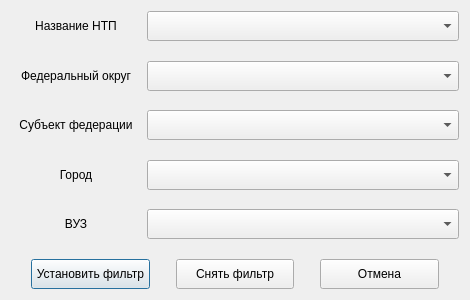
<?xml version="1.0" encoding="UTF-8"?>
<ui version="4.0">
 <class>filter</class>
 <widget class="QDialog" name="filter">
  <property name="geometry">
   <rect>
    <x>0</x>
    <y>0</y>
    <width>470</width>
    <height>300</height>
   </rect>
  </property>
  <property name="minimumSize">
   <size>
    <width>470</width>
    <height>300</height>
   </size>
  </property>
  <property name="maximumSize">
   <size>
    <width>470</width>
    <height>300</height>
   </size>
  </property>
  <property name="windowTitle">
   <string>Фильтр</string>
  </property>
  <layout class="QVBoxLayout" name="verticalLayout">
   <item>
    <layout class="QGridLayout" name="gridLayout">
     <item row="1" column="0">
      <spacer name="verticalSpacer">
       <property name="orientation">
        <enum>Qt::Vertical</enum>
       </property>
       <property name="sizeHint" stdset="0">
        <size>
         <width>20</width>
         <height>40</height>
        </size>
       </property>
      </spacer>
     </item>
     <item row="3" column="0">
      <spacer name="verticalSpacer_2">
       <property name="orientation">
        <enum>Qt::Vertical</enum>
       </property>
       <property name="sizeHint" stdset="0">
        <size>
         <width>20</width>
         <height>40</height>
        </size>
       </property>
      </spacer>
     </item>
     <item row="5" column="0">
      <spacer name="verticalSpacer_3">
       <property name="orientation">
        <enum>Qt::Vertical</enum>
       </property>
       <property name="sizeHint" stdset="0">
        <size>
         <width>20</width>
         <height>40</height>
        </size>
       </property>
      </spacer>
     </item>
     <item row="7" column="0">
      <spacer name="verticalSpacer_4">
       <property name="orientation">
        <enum>Qt::Vertical</enum>
       </property>
       <property name="sizeHint" stdset="0">
        <size>
         <width>20</width>
         <height>40</height>
        </size>
       </property>
      </spacer>
     </item>
     <item row="4" column="0">
      <layout class="QHBoxLayout" name="horizontalLayout">
       <item>
        <widget class="QLabel" name="oblname">
         <property name="minimumSize">
          <size>
           <width>130</width>
           <height>30</height>
          </size>
         </property>
         <property name="maximumSize">
          <size>
           <width>130</width>
           <height>30</height>
          </size>
         </property>
         <property name="text">
          <string>Субъект федерации</string>
         </property>
         <property name="alignment">
          <set>Qt::AlignCenter</set>
         </property>
        </widget>
       </item>
       <item>
        <widget class="QComboBox" name="oblnameBox">
         <property name="minimumSize">
          <size>
           <width>0</width>
           <height>30</height>
          </size>
         </property>
         <property name="maximumSize">
          <size>
           <width>16777215</width>
           <height>30</height>
          </size>
         </property>
        </widget>
       </item>
      </layout>
     </item>
     <item row="0" column="0">
      <layout class="QHBoxLayout" name="horizontalLayout_2">
       <item>
        <widget class="QLabel" name="codprog">
         <property name="minimumSize">
          <size>
           <width>130</width>
           <height>30</height>
          </size>
         </property>
         <property name="maximumSize">
          <size>
           <width>130</width>
           <height>30</height>
          </size>
         </property>
         <property name="text">
          <string>Название НТП</string>
         </property>
         <property name="alignment">
          <set>Qt::AlignCenter</set>
         </property>
        </widget>
       </item>
       <item>
        <widget class="QComboBox" name="codprogBox">
         <property name="minimumSize">
          <size>
           <width>0</width>
           <height>30</height>
          </size>
         </property>
         <property name="maximumSize">
          <size>
           <width>16777215</width>
           <height>30</height>
          </size>
         </property>
        </widget>
       </item>
      </layout>
     </item>
     <item row="2" column="0">
      <layout class="QHBoxLayout" name="horizontalLayout_5">
       <item>
        <widget class="QLabel" name="region">
         <property name="minimumSize">
          <size>
           <width>130</width>
           <height>30</height>
          </size>
         </property>
         <property name="maximumSize">
          <size>
           <width>130</width>
           <height>30</height>
          </size>
         </property>
         <property name="text">
          <string>Федеральный округ</string>
         </property>
         <property name="alignment">
          <set>Qt::AlignCenter</set>
         </property>
        </widget>
       </item>
       <item>
        <widget class="QComboBox" name="regionBox">
         <property name="minimumSize">
          <size>
           <width>0</width>
           <height>30</height>
          </size>
         </property>
         <property name="maximumSize">
          <size>
           <width>16777215</width>
           <height>30</height>
          </size>
         </property>
        </widget>
       </item>
      </layout>
     </item>
     <item row="6" column="0">
      <layout class="QHBoxLayout" name="horizontalLayout_3">
       <item>
        <widget class="QLabel" name="city">
         <property name="minimumSize">
          <size>
           <width>130</width>
           <height>30</height>
          </size>
         </property>
         <property name="maximumSize">
          <size>
           <width>130</width>
           <height>30</height>
          </size>
         </property>
         <property name="text">
          <string>Город</string>
         </property>
         <property name="alignment">
          <set>Qt::AlignCenter</set>
         </property>
        </widget>
       </item>
       <item>
        <widget class="QComboBox" name="cityBox">
         <property name="minimumSize">
          <size>
           <width>0</width>
           <height>30</height>
          </size>
         </property>
         <property name="maximumSize">
          <size>
           <width>16777215</width>
           <height>30</height>
          </size>
         </property>
        </widget>
       </item>
      </layout>
     </item>
     <item row="8" column="0">
      <layout class="QHBoxLayout" name="horizontalLayout_4">
       <item>
        <widget class="QLabel" name="z2">
         <property name="minimumSize">
          <size>
           <width>130</width>
           <height>30</height>
          </size>
         </property>
         <property name="maximumSize">
          <size>
           <width>130</width>
           <height>30</height>
          </size>
         </property>
         <property name="text">
          <string>ВУЗ</string>
         </property>
         <property name="alignment">
          <set>Qt::AlignCenter</set>
         </property>
        </widget>
       </item>
       <item>
        <widget class="QComboBox" name="z2Box">
         <property name="minimumSize">
          <size>
           <width>0</width>
           <height>30</height>
          </size>
         </property>
         <property name="maximumSize">
          <size>
           <width>16777215</width>
           <height>30</height>
          </size>
         </property>
        </widget>
       </item>
      </layout>
     </item>
     <item row="10" column="0">
      <layout class="QHBoxLayout" name="horizontalLayout_6">
       <item>
        <spacer name="horizontalSpacer_4">
         <property name="orientation">
          <enum>Qt::Horizontal</enum>
         </property>
         <property name="sizeType">
          <enum>QSizePolicy::Fixed</enum>
         </property>
         <property name="sizeHint" stdset="0">
          <size>
           <width>20</width>
           <height>20</height>
          </size>
         </property>
        </spacer>
       </item>
       <item>
        <widget class="QPushButton" name="set_filter">
         <property name="minimumSize">
          <size>
           <width>0</width>
           <height>30</height>
          </size>
         </property>
         <property name="maximumSize">
          <size>
           <width>16777215</width>
           <height>30</height>
          </size>
         </property>
         <property name="text">
          <string>Установить фильтр</string>
         </property>
        </widget>
       </item>
       <item>
        <spacer name="horizontalSpacer">
         <property name="orientation">
          <enum>Qt::Horizontal</enum>
         </property>
         <property name="sizeType">
          <enum>QSizePolicy::Fixed</enum>
         </property>
         <property name="sizeHint" stdset="0">
          <size>
           <width>20</width>
           <height>20</height>
          </size>
         </property>
        </spacer>
       </item>
       <item>
        <widget class="QPushButton" name="remove_filter">
         <property name="minimumSize">
          <size>
           <width>0</width>
           <height>30</height>
          </size>
         </property>
         <property name="maximumSize">
          <size>
           <width>16777215</width>
           <height>30</height>
          </size>
         </property>
         <property name="text">
          <string>Снять фильтр</string>
         </property>
        </widget>
       </item>
       <item>
        <spacer name="horizontalSpacer_3">
         <property name="orientation">
          <enum>Qt::Horizontal</enum>
         </property>
         <property name="sizeType">
          <enum>QSizePolicy::Fixed</enum>
         </property>
         <property name="sizeHint" stdset="0">
          <size>
           <width>20</width>
           <height>20</height>
          </size>
         </property>
        </spacer>
       </item>
       <item>
        <widget class="QPushButton" name="cancel">
         <property name="minimumSize">
          <size>
           <width>0</width>
           <height>30</height>
          </size>
         </property>
         <property name="maximumSize">
          <size>
           <width>16777215</width>
           <height>30</height>
          </size>
         </property>
         <property name="text">
          <string>Отмена</string>
         </property>
        </widget>
       </item>
       <item>
        <spacer name="horizontalSpacer_2">
         <property name="orientation">
          <enum>Qt::Horizontal</enum>
         </property>
         <property name="sizeType">
          <enum>QSizePolicy::Fixed</enum>
         </property>
         <property name="sizeHint" stdset="0">
          <size>
           <width>20</width>
           <height>20</height>
          </size>
         </property>
        </spacer>
       </item>
      </layout>
     </item>
     <item row="9" column="0">
      <spacer name="verticalSpacer_5">
       <property name="orientation">
        <enum>Qt::Vertical</enum>
       </property>
       <property name="sizeHint" stdset="0">
        <size>
         <width>20</width>
         <height>40</height>
        </size>
       </property>
      </spacer>
     </item>
    </layout>
   </item>
  </layout>
 </widget>
 <resources/>
 <connections/>
</ui>
